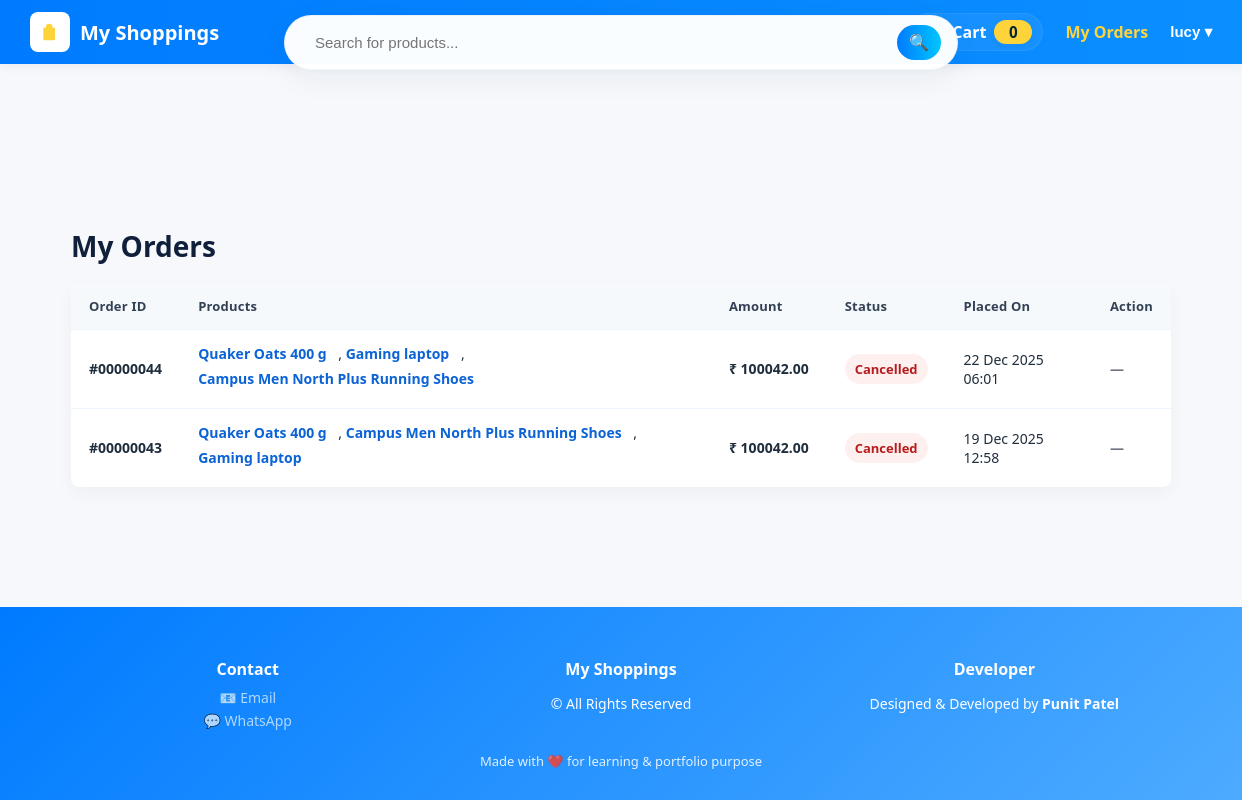
Before: /shop/orders/ (signed in) with the older database file.
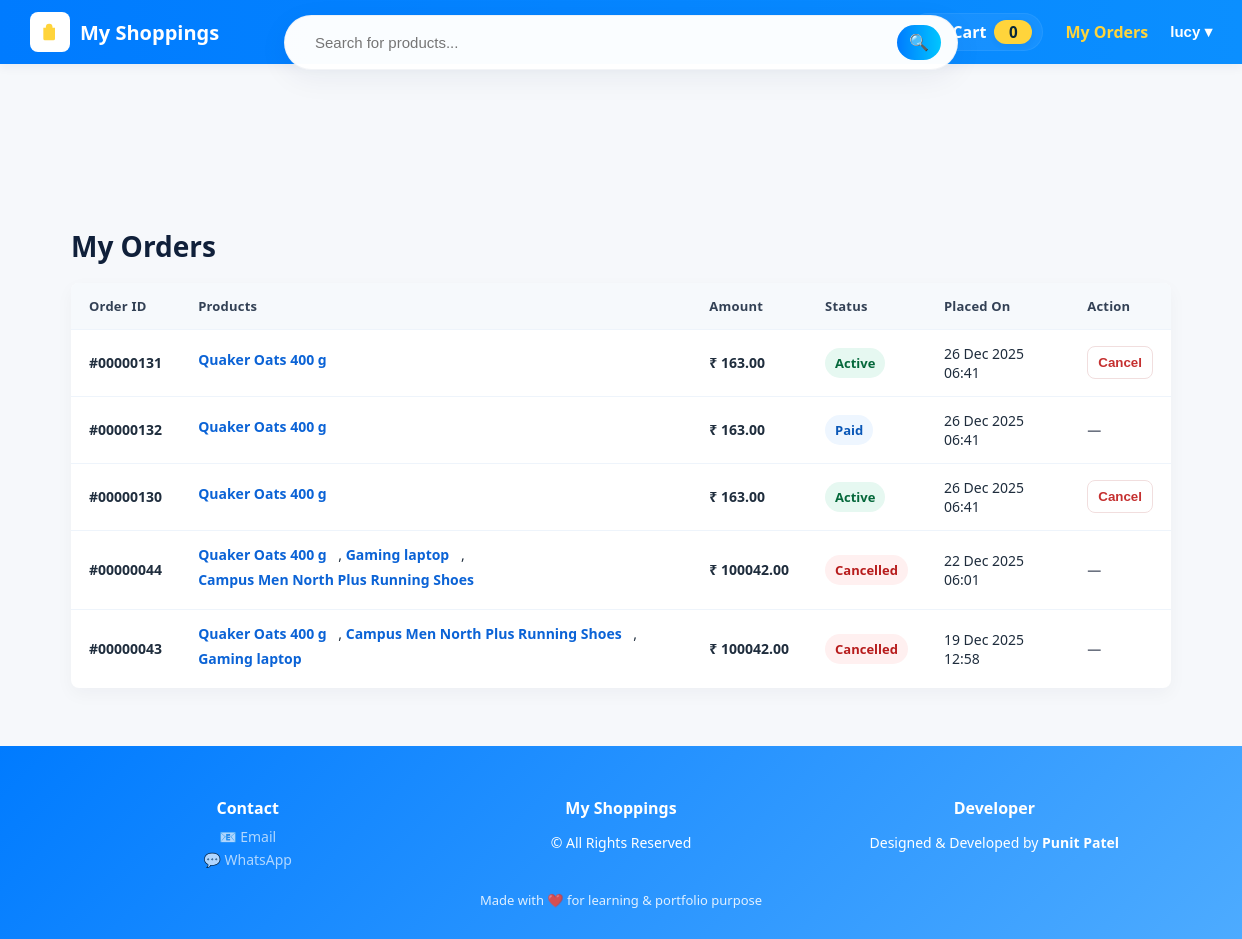
After: the same page with the newer database file.
### shop/models.py (models this page shows, shortened)
class Order(models.Model):
    STATUS_CHOICES = (
        ('created', 'Created'),
        ('paid', 'Paid'),
        ('failed', 'Failed'),
    )
    email = models.EmailField()
    total_amount = models.DecimalField(max_digits=10, decimal_places=2)
    created_at = models.DateTimeField(auto_now_add=True)
    razorpay_order_id = models.CharField(max_length=255, blank=True, null=True)
    razorpay_payment_id = models.CharField(max_length=255, blank=True, null=True)
    razorpay_signature = models.CharField(max_length=255, blank=True, null=True)
    status = models.CharField(max_length=20, choices=STATUS_CHOICES, default='created')

class OrderItem(models.Model):
    order = models.ForeignKey(
        Order,
        related_name="items",
        on_delete=models.CASCADE
    )
    product = models.ForeignKey(
        Product,
        on_delete=models.SET_NULL,
        null=True,
        blank=True
    )
    price = models.DecimalField(max_digits=10, decimal_places=2)
    quantity = models.PositiveIntegerField(default=1)

class Product(models.Model):
    category = models.ForeignKey(Category, on_delete=models.CASCADE, related_name='products')
    name = models.CharField(max_length=200)
    slug = models.SlugField(unique=True)
    description = models.TextField(blank=True)
    price = models.DecimalField(max_digits=10, decimal_places=2)
    image_url = models.URLField(blank=True)  # simple for local demo
    is_active = models.BooleanField(default=True)
    created_at = models.DateTimeField(auto_now_add=True)

### shop/views.py (the view)
# urls.py: path('orders/', views.my_orders, name='my_orders'),
@login_required
def my_orders(request):
    orders = Order.objects.filter(email=request.user.email).order_by("-created_at")
    return render(request, "shop/my_orders.html", {"orders": orders})

### shop/cart.py (called while the page is built)
    def __len__(self):
        return sum(int(item["quantity"]) for item in self.cart.values())

### shop/context_processors.py (called while the page is built)
def cart_counts(request):
    try:
        cart = Cart(request)
        unique = len(cart.cart) if hasattr(cart, 'cart') else 0
        total_qty = len(cart)
    except Exception:
        unique = 0
        total_qty = 0
    return {
        "cart_unique_items": unique,
        "cart_total_qty": total_qty,
    }

### shop/templates/shop/my_orders.html (shortened to what this page needs)
{% extends "shop/base.html" %}
{% block content %}
<div class="orders-wrap">
  <h1 class="orders-title">My Orders</h1>
  <table class="orders-table" role="table" aria-label="My Orders">
    <thead>
      <tr>
        <th>Order ID</th>
        <th>Products</th>
        <th>Amount</th>
        <th>Status</th>
        <th>Placed On</th>
        <th>Action</th>
      </tr>
    </thead>
    <tbody>
      {% if orders %}
      {% for o in orders %}
      {% with o.id|stringformat:"08d" as padded_id %}
      <tr>
        <td class="order-id" data-label="Order ID">#{{ padded_id }}</td>
        <td class="product-list" data-label="Products">
          {% if o.items.exists %}
          {% for item in o.items.all %}
          {% if item.product %}
          <a class="product-link" href="{% url 'shop:product_detail' item.product.slug %}">
            {{ item.product.name }}
          </a>
          {% else %}
          <span style="color:#6b7280;">Item</span>
          {% endif %}
          {% if not forloop.last %}
          ,
          {% endif %}
          {% endfor %}
          {% else %}
          <a class="product-link" href="{% url 'shop:order_detail' o.id %}">
            View Items
          </a>
          {% endif %}
        </td>
        <td class="price-cell" data-label="Amount">₹ {{ o.total_amount }}</td>
        <td data-label="Status">
          {% if o.status == 'created' %}
          <span class="status-badge status-active">Active</span>
          {% elif o.status == 'paid' %}
          <span class="status-badge status-paid">Paid</span>
          {% elif o.status == 'cancelled' %}
          <span class="status-badge status-cancelled">Cancelled</span>
          {% else %}
          <span class="status-badge">{{ o.get_status_display }}</span>
          {% endif %}
        </td>
        <td data-label="Placed On">{{ o.created_at|date:"d M Y H:i" }}</td>
        <td data-label="Action">
          {% if o.status != 'paid' and o.status != 'cancelled' %}
          <form method="post" action="{% url 'shop:cancel_order' o.id %}" class="action-form"
            onsubmit="return confirm('Cancel order #{{ padded_id }} ?');">
            <button type="submit" class="btn-cancel">Cancel</button>
          </form>
          {% else %}
          <span style="color:#6b7280;font-weight:600;">—</span>
          {% endif %}
        </td>
      </tr>
      {% endwith %}
      {% endfor %}
      {% else %}
      <tr>
        <td colspan="6" style="padding:22px; text-align:center; color:#6b7280;">No orders found.</td>
      </tr>
      {% endif %}
    </tbody>
  </table>
</div>
{% endblock %}

### shop/templates/shop/base.html (shortened to what this page needs)
{% load static %}
<!doctype html>
<html lang="en">
<head>
  <link rel="stylesheet" href="{% static 'shop/css/style.css' %}">
</head>
<body data-initial-cart-count="{{ cart_unique_items|default:0 }}">
  <form class="floating-search" method="get" action="{% url 'shop:product_list' %}">
    <input type="text" name="q" value="{{ query }}" placeholder="Search for products...">
    <button type="submit" aria-label="Search">
      🔍
    </button>
  </form>
  <header>
    <a class="brand" href="{% url 'shop:product_list' %}">
      <span class="logo" aria-hidden="true">
        <svg viewBox="0 0 24 24" xmlns="http://www.w3.org/2000/svg" aria-hidden="true">
          <path d="M7 7V6a4 4 0 0 1 8 0v1h3v13a2 2 0 0 1-2 2H6a2 2 0 0 1-2-2V7h3zM9 7h6" fill="#ffd43b" />
        </svg>
      </span>
      <div>
        <div class="title">My Shoppings</div>
      </div>
    </a>
    <div style="display:flex; align-items:center; gap:12px;">
      <a href="{% url 'shop:cart_detail' %}" class="cart-badge" id="cartLink" aria-label="Cart">
        <span style="font-weight:700;color:#fff;margin-left:6px;">Cart</span>
        <span id="cartCountBadge" class="cart-count" aria-live="polite" aria-atomic="true">
          {{ cart_unique_items|default:0 }}
        </span>
      </a>
      <a href="{% url 'shop:my_orders' %}" style="color:#ffd43b; font-weight:600;">My Orders</a>
      <div class="account">
        {% if request.user.is_authenticated %}
        <button class="account-btn" id="accountBtn">{{ request.user.get_username }} ▾</button>
        {% else %}
        <a href="{% url 'shop:login' %}" style="color:#ffd43b; font-weight:600;">Login</a>
        <a href="{% url 'shop:signup' %}" style="color:#ffd43b; font-weight:600; margin-left:6px;">Signup</a>
        {% endif %}
      </div>
    </div>
  </header>
  <main>
    {% block content %}{% endblock %}
  </main>
  <footer>
    <div class="footer-container">
      <div class="footer-column">
        <h4>Contact</h4>
        <a href="mailto:punitp0170@gmail.com" target="_blank">📧 Email</a>
        <a href="https://wa.me/917048856947" target="_blank">💬 WhatsApp</a>
      </div>
      <div class="footer-column">
        <h4>My Shoppings</h4>
        <p>© {{ now|date:"Y" }} All Rights Reserved</p>
      </div>
      <div class="footer-column">
        <h4>Developer</h4>
        <p>Designed & Developed by <strong>Punit Patel</strong></p>
      </div>
    </div>
    <div class="footer-bottom">
      Made with ❤️ for learning & portfolio purpose
    </div>
  </footer>
</body>
</html>

### static/shop/css/style.css (style rules this page uses)
:root { --muted:#6b7280 }

### shop/templates/shop/base.html (style rules this page uses)
body { font-family: 'Segoe UI', Tahoma, Arial, sans-serif; margin: 0; background: #f6f8fb; color: #333; overflow-x: hidden; display: flex; flex-direction: column; min-height: 100vh; -webkit-font-smoothing: antialiased; -moz-osx-font-smoothing: grayscale; }
header { background: linear-gradient(90deg, #007BFF 0%, #0b8fff 100%); color: #fff; padding: 12px 20px; display: flex; justify-content: space-between; align-items: center; flex-wrap: wrap; position: relative; z-index: 2; box-shadow: 0 3px 10px rgba(6, 40, 84, 0.06); }
header .brand { display: flex; align-items: center; gap: 10px; text-decoration: none; color: #ffd43b; }
.brand .logo { width: 34px; height: 34px; border-radius: 8px; background: #fff; display: grid; place-items: center; padding: 3px; }
.brand .logo svg { width: 20px; height: 20px; fill: #0077d9; }
.brand .title { font-size: 20px; font-weight: 700; color: #fff; margin: 0; }
header a { color: #ffd43b; text-decoration: none; font-weight: 600; margin-left: 10px; }
.account { position: relative; display: inline-block; }
.account .account-btn { background: transparent; border: none; color: #fff; font-weight: 600; cursor: pointer; font-size: 15px; padding: 6px 10px; border-radius: 8px; }
.cart-badge { display: inline-flex; align-items: center; gap: 8px; background: rgba(255, 255, 255, 0.06); padding: 6px 10px; border-radius: 999px; color: #fff; font-weight: 600; text-decoration: none; border: 1px solid rgba(255, 255, 255, 0.06); }
.cart-count { background: #ffd43b; color: #07263a; font-weight: 800; padding: 2px 8px; border-radius: 999px; font-size: 0.95rem; min-width: 22px; text-align: center; display: inline-block; box-shadow: 0 2px 6px rgba(8, 30, 60, 0.06); }
.floating-search { position: fixed; top: 15px; left: 50%; transform: translateX(-50%); z-index: 1000; background: rgba(255, 255, 255, 0.98); border-radius: 30px; box-shadow: 0 8px 30px rgba(6, 40, 84, 0.06); padding: 8px 16px; display: flex; align-items: center; gap: 10px; width: 86%; max-width: 640px; border: 1px solid rgba(10, 40, 100, 0.05); }
.floating-search input[type="text"] { flex: 1; padding: 10px 14px; border: none; outline: none; background: transparent; font-size: 15px; color: #333; }
.floating-search button { background: linear-gradient(90deg, #007BFF, #00C6FF); border: none; color: white; padding: 8px 12px; border-radius: 999px; cursor: pointer; font-size: 16px; }
main { flex: 1; max-width: 1200px; margin: 110px auto 24px auto; padding: 0 16px; width: 100%; }
footer { background: linear-gradient(135deg, #007BFF, #4dabff); color: #fff; padding: 30px 10px; font-size: 14px; margin-top: auto; }
.footer-container { display: flex; justify-content: space-between; flex-wrap: wrap; max-width: 1100px; margin: auto; text-align: center; gap: 20px; }
.footer-column { flex: 1; min-width: 200px; }
.footer-column h4 { margin-bottom: 8px; font-size: 16px; font-weight: bold; color: #fff; }
.footer-column a { color: #fffa; text-decoration: none; display: block; margin: 4px 0; font-size: 14px; }
.footer-bottom { text-align: center; margin-top: 18px; font-size: 13px; opacity: 0.85; }

Changed rows visible on the page:
added Order: padded_id "00000131", total_amount "163.00", status "Active", created_at "26 Dec 2025 06:41"
added OrderItem: product.name "Quaker Oats 400 g", shown under "00000131"
added Order: padded_id "00000132", total_amount "163.00", status "Paid", created_at "26 Dec 2025 06:41"
added OrderItem: product.name "Quaker Oats 400 g", shown under "00000132"
added Order: padded_id "00000130", total_amount "163.00", status "Active", created_at "26 Dec 2025 06:41"
added OrderItem: product.name "Quaker Oats 400 g", shown under "00000130"
